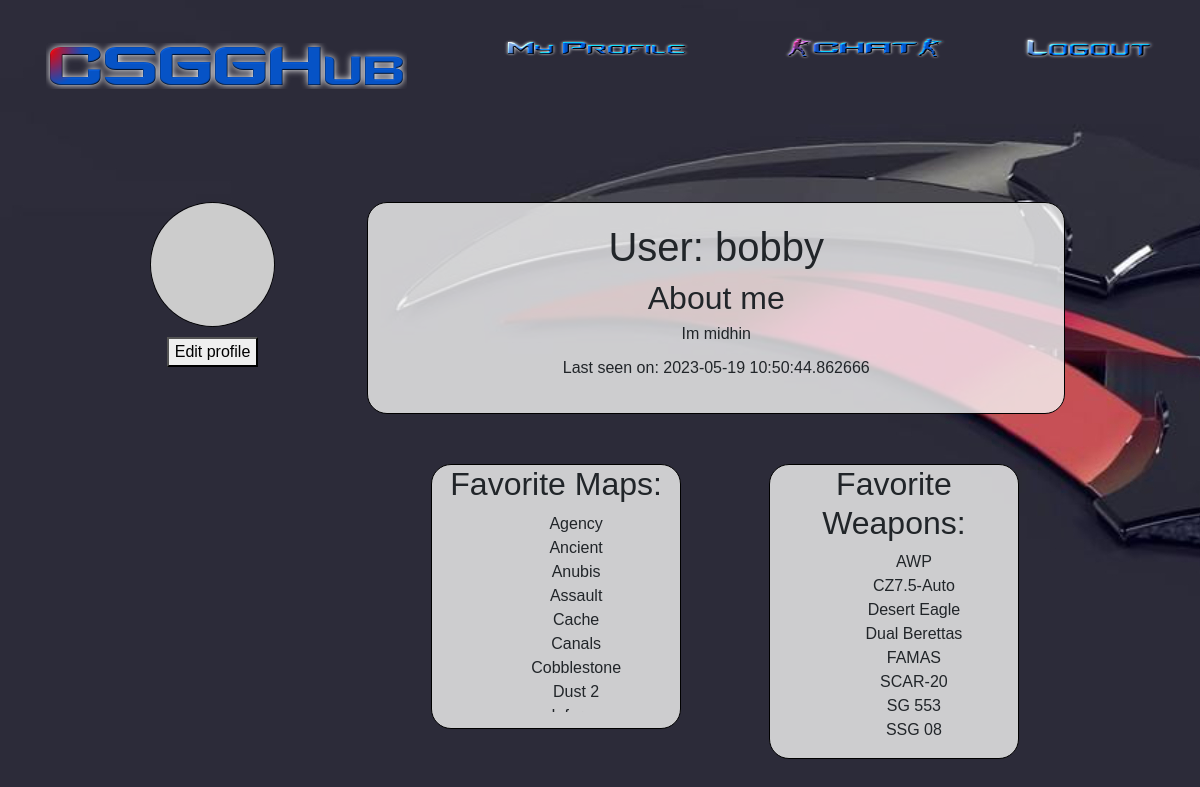
Screenshot of /profile/bobby (signed in) with the database file from the repository.
### app/models.py (models this page shows, shortened)
class User(UserMixin, db.Model):
    id = db.Column(db.Integer, primary_key=True)
    username = db.Column(db.String(64), index=True, unique=True)
    email = db.Column(db.String(120), index=True, unique=True)
    password_hash = db.Column(db.String(128))
    rank_id = db.Column(db.Integer, db.ForeignKey('rank.id'))
    private = db.Column(db.Boolean, default=False)
    chat = db.relationship('Chat', backref='author', lazy='dynamic')
    fav_weapons = db.relationship('FavWeapon', backref='user', lazy='dynamic')
    fav_maps = db.relationship('FavMap', backref='user', lazy='dynamic')
    about_me = db.Column(db.String(300))
    last_seen = db.Column(db.DateTime, default=datetime.utcnow)
    def avatar(self, size):
        digest = md5(self.email.lower().encode('utf-8')).hexdigest()
        return 'https://www.gravatar.com/avatar/{}?d=identicon&s={}'.format(
            digest, size)

class FavMap(db.Model):
    id = db.Column(db.Integer, primary_key=True)
    user_id = db.Column(db.Integer, db.ForeignKey('user.id'))
    map_id = db.Column(db.Integer, db.ForeignKey('map.id'))

class Map(db.Model):
    id = db.Column(db.Integer, primary_key=True)
    map_name = db.Column(db.String(64), unique=True)
    map_about = db.Column(db.String(500))
    users = db.relationship('FavMap', backref='map', lazy='dynamic')

class FavWeapon(db.Model):
    id = db.Column(db.Integer, primary_key=True)
    user_id = db.Column(db.Integer, db.ForeignKey('user.id'))
    weapon_id = db.Column(db.Integer, db.ForeignKey('weapon.id'))

class Weapon(db.Model):
    id = db.Column(db.Integer, primary_key=True)
    weapon_name = db.Column(db.String(64), unique=True)
    category = db.Column(db.String(64))
    description = db.Column(db.String(500))
    users = db.relationship('FavWeapon', backref='weapon', lazy='dynamic')

### app/routes.py (the view)
@app.route('/profile/<username>')
@login_required
def profile(username):
    user=User.query.filter_by(username=current_user.username).first_or_404()
    if (current_user.username !=username):
        anotherUser=User.query.filter_by(username=username).first_or_404()
        if anotherUser.private:
            flash(f"User '{username}' has set their profile to private. You have been redirected to your profile")
        else:
            return render_template("profile.html", title='My Profile', user=anotherUser)
    return render_template("profile.html", title='My Profile', user=user)

### app/models.py (called while the page is built)
@login.user_loader
def load_user(id):
    return User.query.get(int(id))

### app/routes.py (called while the page is built)
@app.before_request
def before_request():
    if current_user.is_authenticated:
        current_user.last_seen = datetime.utcnow()
        db.session.commit()

### app/templates/profile.html (shortened to what this page needs)
{% extends "base.html" %}
{% block content %}
    <div class="profileBox col-11">
        <div class="row">
            <div class="col-2">
                <img class= "profileImage" src="{{ user.avatar(128) }}" alt="profileImage">
                {% if current_user == user %}
                <p style="text-align: center;"><a href="{{ url_for('edit_profile') }}"><button>Edit profile</button></a></p>
                {% endif %}
            </div>
            <div class="profileInfo offset-1 col-9">
                <h1>User:  {{user.username }}</h1>
                <h2>About me</h2>
                {% if user.about_me %}
                    <p>{{ user.about_me }}</p>
                {% endif %}
                {% if user.last_seen %}
                    <p>Last seen on: {{ user.last_seen }}</p>
                {% endif %}
            </div>
        </div>
    </div>
    <div class="playerFavs col-10">
        <div class="gunsAndMaps offset-3 col-3">
            <h2>Favorite Maps:</h2>
            <div class="test">
            {% if user.fav_maps %}
                <ul >
                    {% for fav_map in user.fav_maps %}
                        <li>{{ fav_map.map.map_name }}</li>
                    {% endfor %}
                </ul>
            {% endif %}
            </div>
        </div>
        <div class="gunsAndMaps offset-1 col-3">
            <h2>Favorite Weapons:</h2>
            <div class="test">
                {% if user.fav_weapons %}
                <ul >
                    {% for fav_weapon in user.fav_weapons %}
                        <li>{{ fav_weapon.weapon.weapon_name }}</li>
                    {% endfor %}
                </ul>
                {% endif %}
            </div>
        </div>
    </div>
{% endblock %}

### app/templates/base.html (shortened to what this page needs)
<!DOCTYPE html>
<html lang="en">
<head>
    <link rel="stylesheet" href="https://cdn.jsdelivr.net/npm/bootstrap@4.3.1/dist/css/bootstrap.min.css">
    <link rel="stylesheet" href="../static/style.css">
</head>
<body>
    <div>
        <header>
            <nav class="navbar navbar-expand-sm  navigation ">
                {% if current_user.is_anonymous %}
                <a class="navbar-brand" href="{{ url_for('homePage') }}"><img class="logo" src="../static/LogoNav.png" alt="CSSGLogo"></a>
                {% else %}
                <a class="navbar-brand" href="{{ url_for('homePage') }}"><img class="logo" src="../static/Logo2Nav.png" alt="CSSGLogo"></a>
                {% endif %}
                <div class="collapse navbar-collapse pos" >
                    <ul class="navbar-nav">
                        {% if current_user.is_anonymous %}
                        <!-- <li >
                            <a class="col-6"  href="{{ url_for('homePage') }}"><img  src="../static/WelcomeNav.png" alt="Welcome"></span></a>
                        </li> -->
                        <li >
                            <a class="col-6 "  href="{{ url_for('login') }}"><img class="navicons" src="../static/LoginNav.png" alt="Login"></a>
                        </li>
                        <li>
                            <a class="col-6" href="{{ url_for('register') }}"><img class="navicons" src="../static/RegisterNav.png" alt="Register"></a>
                        </li>
                        {% else %}
                        <li>
                            <a class="col-6" href="{{ url_for('profile', username=current_user.username) }}"><img class="navicons" src="../static/ProfileNav.png" alt="My Profile"></a>
                        </li>
                        <li>
                            <a class="col-6" href="{{ url_for('chat') }}"><img class="navicons" src="../static/ChatNav.png" alt="Chat"></a>
                        </li>
                        <li>
                            <a class="col-6" href="{{ url_for('logout') }}"><img class="navicons" src="../static/LogoutNav.png" alt="Logout"></a>
                        </li>
                        {% endif %}
                    </ul>
                </div>
                </nav>
        </header>
    </div>
    {% block content%}
    {% endblock %}
</body>
</html>

### app/static/style.css (style rules this page uses)
.navigation { margin-top: 30px; margin-left: 30px; }
* { font-family: Arial, Helvetica, sans-serif; }
body { background-color: rgb(2, 0, 36); background-color: linear-gradient(90deg, rgba(2, 0, 36, 1) 0%, rgba(9, 9, 121, 1) 35%, rgba(0, 212, 255, 1) 100%); }
.logo { width: 50%; }
.navicons { width: 70%; height: 60%; }
.pos { position: absolute; top: 5px; right: 0; }
.profileBox { height: auto; margin: auto; padding: 0 100px; padding-top: 100px; }
.profileImage { border: solid 1px black; width: 100%; border-radius: 100%; margin-bottom: 10px; }
.profileInfo { border: solid 1px black; background-color: rgba(245, 245, 245,0.8); border-radius: 20px; padding: 20px; font: 1em arial,sans-serif; }
.profileBox>div { text-align: center; }
.playerFavs { margin: auto; padding: 0; text-align: center; }
.gunsAndMaps { background-color: rgba(245, 245, 245,0.8); border: solid 1px black; display: inline-block; vertical-align: top; border-radius: 20px; }
.test ul { max-height: 200px; overflow: auto; text-align: center; list-style: none; }

### app/templates/profile.html (style rules this page uses)
body { background: url('/static/ProfileBg.jpg'), radial-gradient(rgb(50, 22, 175) 0%, rgb(0, 0, 0) 100%); background-repeat: no-repeat; background-size:auto; }

### rows the page displays
User: username "bobby", about_me "Im midhin", last_seen "2023-05-19 10:50:44.862666"
FavMap: map.map_name "Agency"
FavMap: map.map_name "Ancient"
FavMap: map.map_name "Anubis"
FavMap: map.map_name "Assault"
FavMap: map.map_name "Cache"
FavMap: map.map_name "Canals"
FavMap: map.map_name "Cobblestone"
FavMap: map.map_name "Dust 2"
FavWeapon: weapon.weapon_name "AWP"
FavWeapon: weapon.weapon_name "CZ7.5-Auto"
FavWeapon: weapon.weapon_name "Desert Eagle"
FavWeapon: weapon.weapon_name "Dual Berettas"
FavWeapon: weapon.weapon_name "FAMAS"
FavWeapon: weapon.weapon_name "SCAR-20"
FavWeapon: weapon.weapon_name "SG 553"
FavWeapon: weapon.weapon_name "SSG 08"
